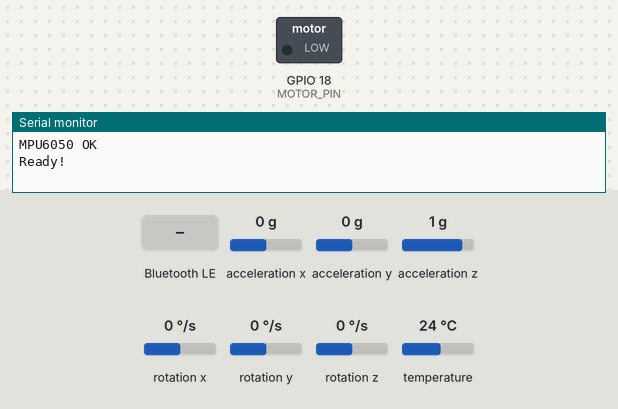
Bench run of a sketch on a simulated ESP32. On the bench: switched loads named in the sketch (green lamp = pin HIGH), the last lines printed to the serial monitor. The inputs (shaded band) are chosen by the test bench; at power-on: acceleration x 0 g, acceleration y 0 g, acceleration z 1 g, rotation x 0 °/s, rotation y 0 °/s, rotation z 0 °/s, temperature 24 °C. Nothing arrives over Bluetooth unless stated; a phone connects over Bluetooth LE 3 s after start.

Above: at 1.2 s.
1.3 s: Bluetooth LE write "MOTOR_ON" received
At 1.7 s:
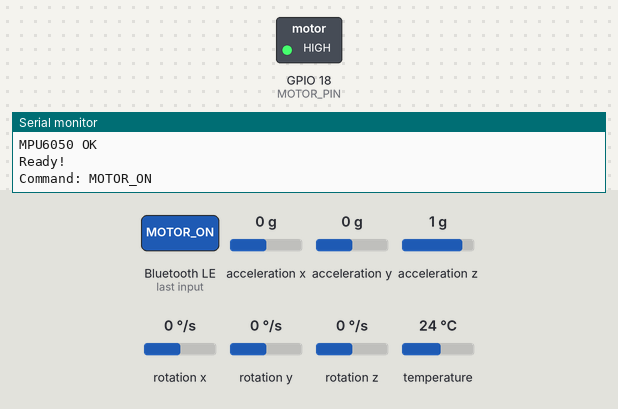
2.8 s: Bluetooth LE write "SET" received
At 4.0 s:
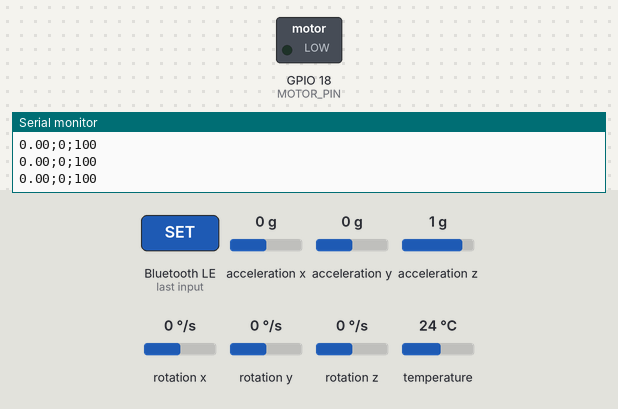
4.3 s: acceleration x set to -1.4 g
At 5.4 s:
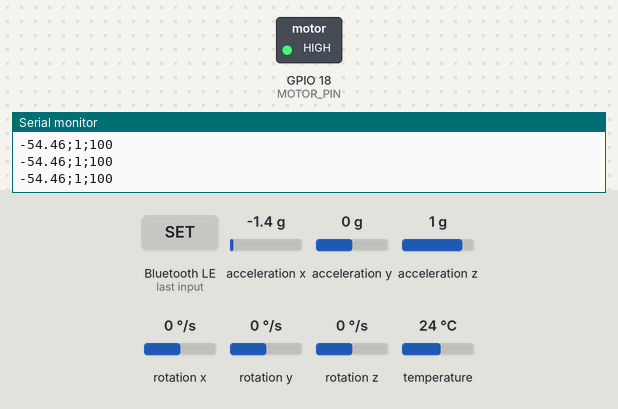
5.9 s: acceleration x set to 0 g
At 6.6 s:
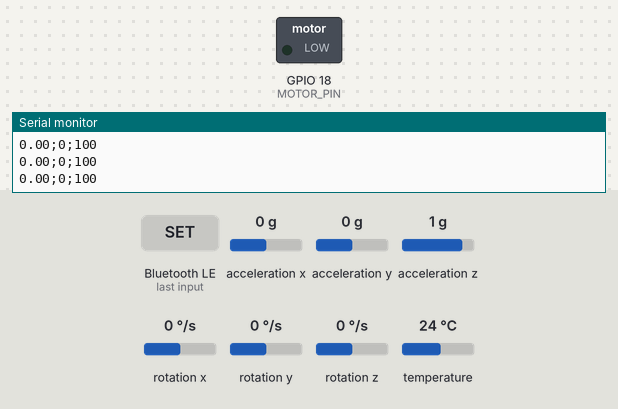
Timing chart, 0 to 8.9 s (numbered marks = the images above; inputs shaded):
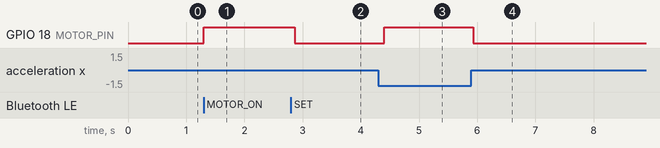

The sketch:

corset_firmware.ino
```cpp
// ============================================================
// ПРОШИВКА КОРСЕТА — ИСПРАВЛЕННАЯ ВЕРСИЯ
// Изменения:
//   1. Задержка снижена с 200ms до 100ms (данные 10 Гц вместо 5)
//   2. Добавлена передача уровня заряда батареи
//   3. Исправлен формат данных: "angle;motorState;battery"
// ============================================================

#include <Adafruit_MPU6050.h>
#include <Adafruit_Sensor.h>
#include <Wire.h>
#include <BLEDevice.h>
#include <BLEUtils.h>
#include <BLEServer.h>
#include <BLE2902.h>

// --- НАСТРОЙКИ ---
Adafruit_MPU6050 mpu;
#define MOTOR_PIN    18
#define BATTERY_PIN  34  // ADC пин для измерения батареи (подключи делитель напряжения)
                         // Если батарейного АЦП нет — будет симуляция разряда

float baseAngle = 0;
bool baseSet = false;

// Для симуляции заряда (если нет реального АЦП)
int simulatedBattery = 100;
unsigned long lastBatteryUpdate = 0;

// --- UUID (не меняй — должны совпадать с Android) ---
#define SERVICE_UUID              "4fafc201-1fb5-459e-8fcc-c5c9c331914b"
#define DATA_CHARACTERISTIC_UUID  "beb5483e-36e1-4688-b7f5-ea07361b26a8"
#define COMMAND_CHARACTERISTIC_UUID "a2e88a38-36e1-4688-b7f5-ea07361b26a8"

BLECharacteristic *pDataCharacteristic;
bool deviceConnected = false;

// --- ФУНКЦИЯ ИЗМЕРЕНИЯ БАТАРЕИ ---
// Если у тебя реальный делитель напряжения на пине BATTERY_PIN:
//   - Подключи + батареи через делитель (100кОм + 100кОм) к пину 34
//   - Раскомментируй строку analogRead ниже
// Если нет АЦП — используется симуляция (заряд падает каждые 3 минуты)
int getBatteryLevel() {
  // === ВАРИАНТ 1: Реальное измерение АЦП ===
  // int rawAdc = analogRead(BATTERY_PIN); // 0..4095
  // float voltage = (rawAdc / 4095.0) * 3.3 * 2.0; // *2 из-за делителя
  // // Li-Ion: 4.2V = 100%, 3.0V = 0%
  // int level = constrain((int)((voltage - 3.0) / (4.2 - 3.0) * 100), 0, 100);
  // return level;

  // === ВАРИАНТ 2: Симуляция (убери когда добавишь АЦП) ===
  unsigned long now = millis();
  if (now - lastBatteryUpdate > 180000) { // Каждые 3 минуты -1%
    if (simulatedBattery > 0) simulatedBattery--;
    lastBatteryUpdate = now;
  }
  return simulatedBattery;
}

// --- BLUETOOTH CALLBACKS ---
class MyServerCallbacks : public BLEServerCallbacks {
  void onConnect(BLEServer* pServer) {
    deviceConnected = true;
    Serial.println("Client Connected!");
  }
  void onDisconnect(BLEServer* pServer) {
    deviceConnected = false;
    Serial.println("Client Disconnected! Restarting advertising...");
    delay(300);
    BLEDevice::startAdvertising();
  }
};

class CommandCallbacks : public BLECharacteristicCallbacks {
  void onWrite(BLECharacteristic *pCharacteristic) {
    String value = pCharacteristic->getValue();
    if (value.length() > 0) {
      Serial.print("Command: "); Serial.println(value);

      if (value == "SET") {
        sensors_event_t a, g, temp;
        mpu.getEvent(&a, &g, &temp);
        baseAngle = atan2(a.acceleration.x, a.acceleration.z) * 57.2958;
        baseSet = true;
        Serial.print("Base angle set: "); Serial.println(baseAngle);
      }
      // Команды управления мотором с телефона (опционально)
      else if (value == "MOTOR_ON") {
        digitalWrite(MOTOR_PIN, HIGH);
      }
      else if (value == "MOTOR_OFF") {
        digitalWrite(MOTOR_PIN, LOW);
      }
    }
  }
};

// --- SETUP ---
void setup() {
  Serial.begin(115200);
  Wire.begin(21, 22);

  pinMode(MOTOR_PIN, OUTPUT);
  digitalWrite(MOTOR_PIN, LOW);

  if (!mpu.begin()) {
    Serial.println("MPU6050 NOT FOUND!");
    while (1) delay(10);
  }
  mpu.setAccelerometerRange(MPU6050_RANGE_4_G);
  mpu.setGyroRange(MPU6050_RANGE_500_DEG);
  mpu.setFilterBandwidth(MPU6050_BAND_21_HZ);
  Serial.println("MPU6050 OK");

  BLEDevice::init("МРК КВ - 1");
  BLEServer *pServer = BLEDevice::createServer();
  pServer->setCallbacks(new MyServerCallbacks());

  BLEService *pService = pServer->createService(SERVICE_UUID);

  pDataCharacteristic = pService->createCharacteristic(
    DATA_CHARACTERISTIC_UUID,
    BLECharacteristic::PROPERTY_READ | BLECharacteristic::PROPERTY_NOTIFY
  );
  pDataCharacteristic->addDescriptor(new BLE2902());

  BLECharacteristic *pCommandCharacteristic = pService->createCharacteristic(
    COMMAND_CHARACTERISTIC_UUID,
    BLECharacteristic::PROPERTY_WRITE
  );
  pCommandCharacteristic->setCallbacks(new CommandCallbacks());

  pService->start();

  BLEAdvertising *pAdvertising = BLEDevice::getAdvertising();
  pAdvertising->addServiceUUID(SERVICE_UUID);
  pAdvertising->setScanResponse(true);
  BLEDevice::startAdvertising();

  lastBatteryUpdate = millis();
  Serial.println("Ready!");
}

// --- LOOP ---
void loop() {
  sensors_event_t a, g, temp;
  mpu.getEvent(&a, &g, &temp);

  float angle = atan2(a.acceleration.x, a.acceleration.z) * 57.2958;

  if (baseSet) {
    float deviation = abs(angle - baseAngle);
    const float THRESHOLD = 5.0;
    bool isMotorOn = deviation > THRESHOLD;
    digitalWrite(MOTOR_PIN, isMotorOn ? HIGH : LOW);

    if (deviceConnected) {
      int battery = getBatteryLevel();

      // ФОРМАТ: "angle;motorState;battery"
      // Пример: "12.34;1;87"
      String dataString = String(angle, 2) + ";" + String(isMotorOn ? 1 : 0) + ";" + String(battery);

      pDataCharacteristic->setValue(dataString.c_str());
      pDataCharacteristic->notify();

      Serial.println(dataString); // Для отладки
    }
  }

  delay(100); // 100ms вместо 200ms — данные идут вдвое быстрее
}
```

Measured:
- after the input at 1.3 s, GPIO 18 (MOTOR_PIN): LOW → HIGH at once
- after the input at 2.8 s, GPIO 18 (MOTOR_PIN): HIGH → LOW after 0.06 s
- after the input at 4.3 s, GPIO 18 (MOTOR_PIN): LOW → HIGH after 0.10 s
- after the input at 5.9 s, GPIO 18 (MOTOR_PIN): HIGH → LOW at once
